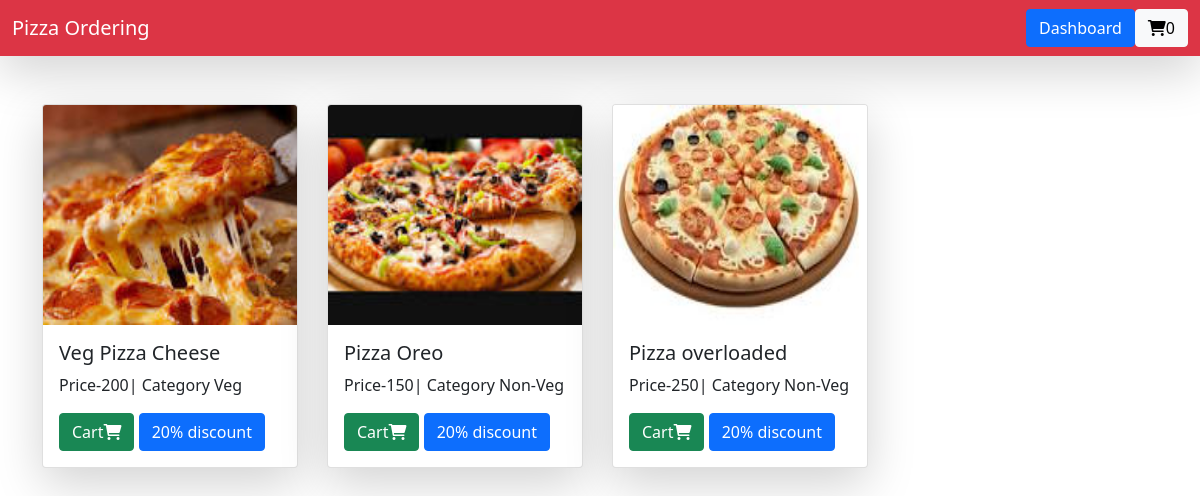
The app's page / (signed in) with its own data.
### home/models.py (models this page shows)
class BaseModel(models.Model):
    uid=models.UUIDField(default=uuid.uuid4,editable=True,primary_key=True)
    created_at=models.DateField(auto_now_add=True)
    updated_at=models.DateField(auto_now_add=True)
    class Meta:
        abstract=True

class Pizza(BaseModel):
    category=models.ForeignKey(PizzaCategory,on_delete=models.CASCADE,related_name='pizzas')
    pizza_name=models.CharField(max_length=255)
    price=models.IntegerField(default=100)
    images=models.ImageField(upload_to='pizza')

class PizzaCategory(BaseModel):
    category_name=models.CharField(max_length=255)

### home/views.py (the view)
# urls.py: 2. Add a URL to urlpatterns:  path('', views.home, name='home')
def home(request):
    pizzas=Pizza.objects.all()
    context={'pizzas':pizzas}
    return render(request,'home.html',context)

### home/templates/home.html
{% extends "base.html" %}
{%block start%}
        <div class="container mt-5">
            <div class="row">
                {% for pizza in pizzas%}
                <div class="col-md-3">
                    <div class="card shadow-lg" style="width: 16rem;">
                        <img src="/media/{{pizza.images}}" style="height:220px;" class="card-img-top" >
                        <div class="card-body">
                            <h5 class="card-title">{{pizza.pizza_name}}</h5>
                            <p class="card-text">Price-{{pizza.price}}| Category {{pizza.category.category_name}}</p>
                            <a href="{% url 'add_cart' pizza.uid%}" class="btn btn-success">Cart<i class="fa-solid fa-cart-shopping"></i> </a>
                            <a href="#" class="btn btn-primary">20% discount</a>
                        </div>
                    </div>
                </div>
                {% endfor %}
            </div>
        </div>
{%endblock%}

### home/templates/base.html (shortened to what this page needs)
<html>
    <head>
        <link rel="stylesheet" href="https://cdnjs.cloudflare.com/ajax/libs/font-awesome/6.0.0/css/all.min.css">
        <link href="https://cdn.jsdelivr.net/npm/bootstrap@5.0.2/dist/css/bootstrap.min.css" rel="stylesheet">
    </head>
    <body>
        <nav class="navbar navbar-dark bg-danger shadow-lg">
            <div class="container-fluid">
                <a href="/" class="navbar-brand">Pizza Ordering</a>
                <div class="d-flex">
                    {% if user.is_authenticated%}
                    <a class="btn btn-primary" href={%url "login"%}> Dashboard</a>
                    {%else%}
                    <a class="navbar-brand" href={%url "login"%}> Login</a>
                    <a class="navbar-brand" href={% url "register"%}>Register</a>
                    {%endif%}
                        <a class="btn btn-light" href="{% url 'cart' %}"><i class="fa-solid fa-cart-shopping"></i>{{request.user.get_cart_count}}</a>
                </div>
            </div>
        </nav>
        {%block start%}
        {%endblock%}
    </body>
</html>

### records on screen
Pizza: images (picture), pizza_name "Veg Pizza Cheese", price "200", category.category_name "Veg"
Pizza: images (picture), pizza_name "Pizza Oreo", price "150", category.category_name "Non-Veg"
Pizza: images (picture), pizza_name "Pizza overloaded", price "250", category.category_name "Non-Veg"

### other values on screen
{{ request.user.get_cart_count }} "0"
